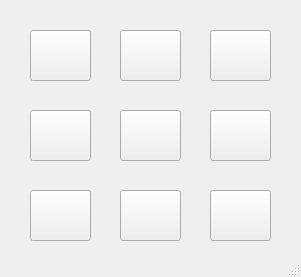
<?xml version="1.0" encoding="UTF-8"?>
<ui version="4.0">
 <class>MainWindow</class>
 <widget class="QMainWindow" name="MainWindow">
  <property name="geometry">
   <rect>
    <x>0</x>
    <y>0</y>
    <width>301</width>
    <height>277</height>
   </rect>
  </property>
  <property name="mouseTracking">
   <bool>false</bool>
  </property>
  <property name="windowTitle">
   <string>Tic-Tac-Toe</string>
  </property>
  <widget class="QWidget" name="centralwidget">
   <widget class="QLabel" name="label">
    <property name="geometry">
     <rect>
      <x>9</x>
      <y>17</y>
      <width>283</width>
      <height>231</height>
     </rect>
    </property>
    <property name="text">
     <string/>
    </property>
   </widget>
   <widget class="QPushButton" name="pushButton_1">
    <property name="geometry">
     <rect>
      <x>30</x>
      <y>30</y>
      <width>61</width>
      <height>51</height>
     </rect>
    </property>
    <property name="mouseTracking">
     <bool>false</bool>
    </property>
    <property name="text">
     <string/>
    </property>
   </widget>
   <widget class="QPushButton" name="pushButton_2">
    <property name="geometry">
     <rect>
      <x>120</x>
      <y>30</y>
      <width>61</width>
      <height>51</height>
     </rect>
    </property>
    <property name="mouseTracking">
     <bool>false</bool>
    </property>
    <property name="text">
     <string/>
    </property>
   </widget>
   <widget class="QPushButton" name="pushButton_3">
    <property name="geometry">
     <rect>
      <x>210</x>
      <y>30</y>
      <width>61</width>
      <height>51</height>
     </rect>
    </property>
    <property name="mouseTracking">
     <bool>false</bool>
    </property>
    <property name="text">
     <string/>
    </property>
   </widget>
   <widget class="QPushButton" name="pushButton_4">
    <property name="geometry">
     <rect>
      <x>30</x>
      <y>110</y>
      <width>61</width>
      <height>51</height>
     </rect>
    </property>
    <property name="mouseTracking">
     <bool>false</bool>
    </property>
    <property name="text">
     <string/>
    </property>
   </widget>
   <widget class="QPushButton" name="pushButton_5">
    <property name="geometry">
     <rect>
      <x>120</x>
      <y>110</y>
      <width>61</width>
      <height>51</height>
     </rect>
    </property>
    <property name="mouseTracking">
     <bool>false</bool>
    </property>
    <property name="text">
     <string/>
    </property>
   </widget>
   <widget class="QPushButton" name="pushButton_6">
    <property name="geometry">
     <rect>
      <x>210</x>
      <y>110</y>
      <width>61</width>
      <height>51</height>
     </rect>
    </property>
    <property name="mouseTracking">
     <bool>false</bool>
    </property>
    <property name="text">
     <string/>
    </property>
   </widget>
   <widget class="QPushButton" name="pushButton_7">
    <property name="geometry">
     <rect>
      <x>30</x>
      <y>190</y>
      <width>61</width>
      <height>51</height>
     </rect>
    </property>
    <property name="mouseTracking">
     <bool>false</bool>
    </property>
    <property name="text">
     <string/>
    </property>
   </widget>
   <widget class="QPushButton" name="pushButton_8">
    <property name="geometry">
     <rect>
      <x>120</x>
      <y>190</y>
      <width>61</width>
      <height>51</height>
     </rect>
    </property>
    <property name="mouseTracking">
     <bool>false</bool>
    </property>
    <property name="text">
     <string/>
    </property>
   </widget>
   <widget class="QPushButton" name="pushButton_9">
    <property name="geometry">
     <rect>
      <x>210</x>
      <y>190</y>
      <width>61</width>
      <height>51</height>
     </rect>
    </property>
    <property name="mouseTracking">
     <bool>false</bool>
    </property>
    <property name="text">
     <string/>
    </property>
   </widget>
  </widget>
  <widget class="QStatusBar" name="statusbar"/>
 </widget>
 <resources/>
 <connections/>
</ui>
